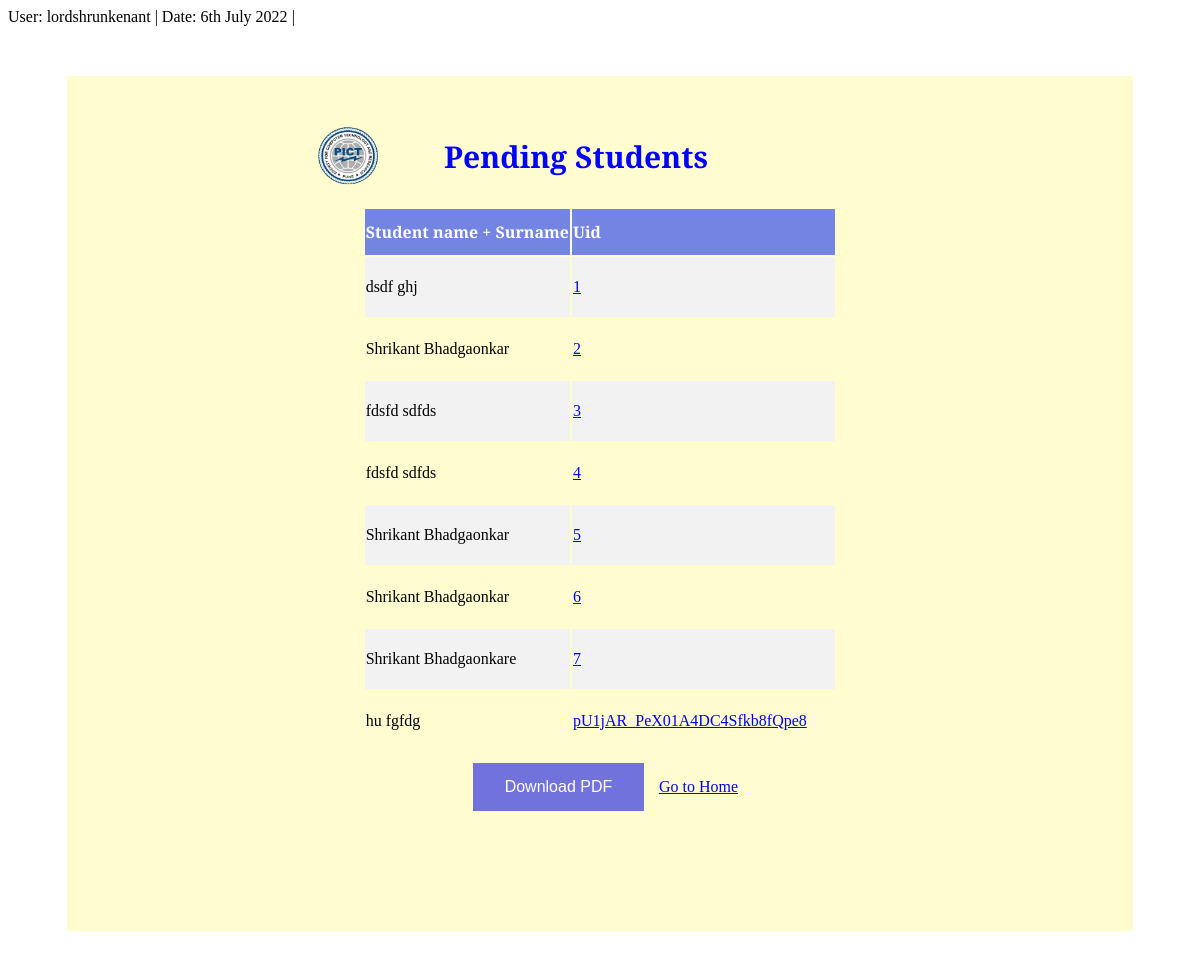
The page /basicform/showpending/ (signed in) on the database as committed earlier.
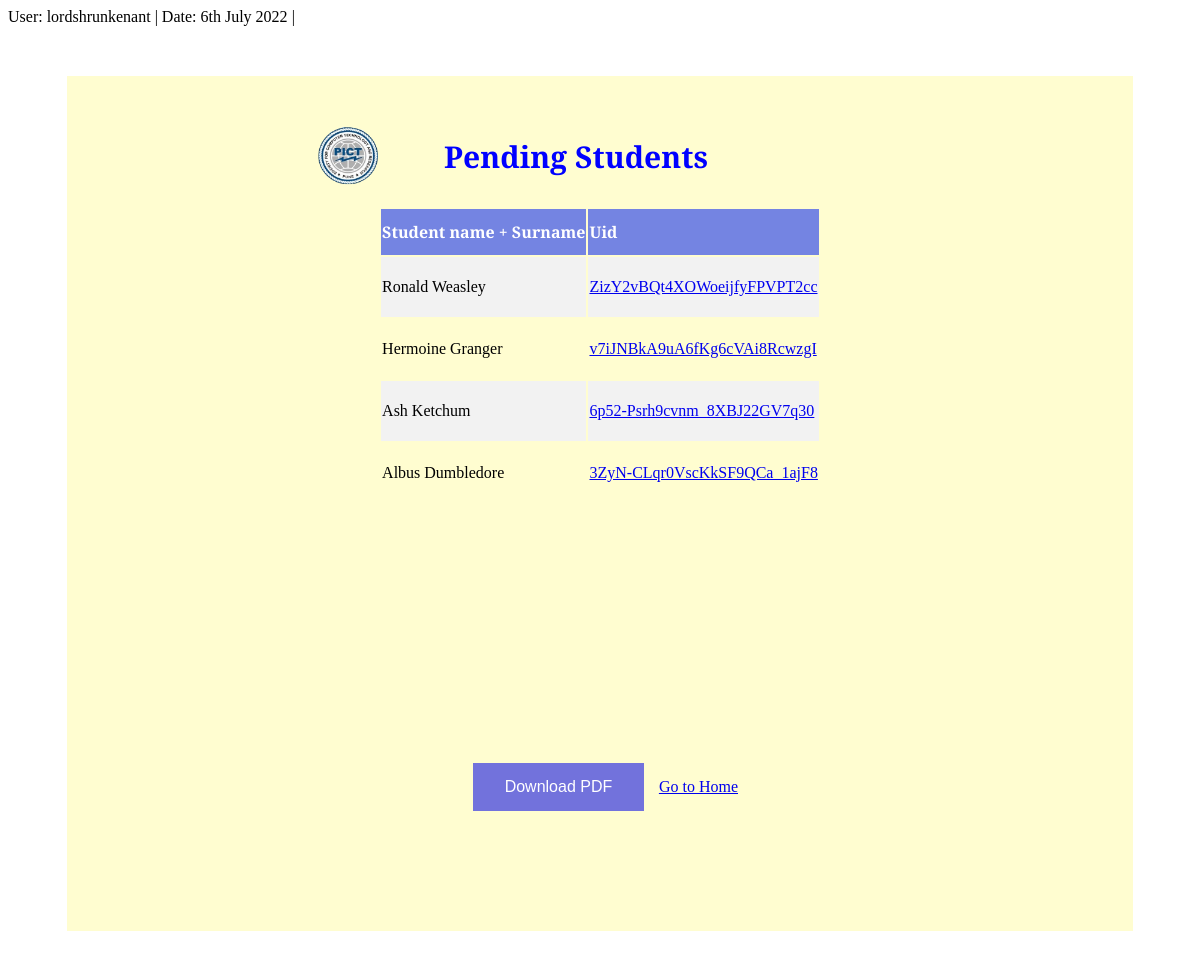
The same page on the database as committed later.
### basicform/models.py (models this page shows, shortened)
class Student(models.Model):
    def pkgen():
        key= b64encode(os.urandom(20))
        try:
            c=Student.objects.get(pk=key)
            return pkgen()
        except Student.DoesNotExist :
            return key
    id = models.CharField(primary_key=True,max_length=28,default=pkgen,unique=True)
    gender_list=[('M','male'),('F','female'),('O','other')]
    cap_choice_list=[(0,0),(1,1),(2,2),(3,3)]
    quota_list=[('institute','insti. lvl'),('pio','pio,J&K,J&kSSS'),('NEUT','NEUT'),('OCI','OCI'),('FN','FN'),('CIWC','CIWC'),('TFWS','TFWS'),('EWS','EWS'),('DEF','DEF')]
    state_list=[('MS','MS'),('OMS','OMS')]
    area_list=[('rural','rural'),('urban','urban')]
    board_list=[('MH','maharashtra'),('CBSE','CBSE'),('ICSE','ICSE'),('Other','Other')]
    branch_list=[('Computer','Computer'),('Data Science','Data Science'),('IT','IT'),('ENTC','ENTC')]
    yesno_list=[('Yes','Yes'),('No','No')]
    category_list=[('SC','SC'),('ST','ST'),('OBC','OBC'),('general','general'),('VJNT','VJNT')]
    first_name=models.CharField(max_length=200,default='o')
    middle_name=models.CharField(max_length=200,default='o')
    last_name=models.CharField(max_length=200,default='o')
    age=models.IntegerField(default=1)
    father_first_name=models.CharField(max_length=200,default='o')
    mother_first_name=models.CharField(max_length=200,default='o')
    father_email=models.EmailField(max_length=200,default='xyz@gmail.com')
    mother_email=models.EmailField(max_length=200,default='xyz@gmail.com')
    father_middle_name=models.CharField(blank=True, max_length=20)
    father_last_name=models.CharField(blank=True, max_length=20)
    mother_middle_name=models.CharField(blank=True, max_length=20)
    mother_last_name=models.CharField(blank=True, max_length=20)
    date_of_birth=models.CharField(max_length=100)
    place_of_birth=models.CharField(max_length=30,default='o')
    mobile_number=models.BigIntegerField(default=1)
    caste=models.CharField(max_length=20,default='o')
    Student_mobile=models.BigIntegerField(default=1)
    Tele_phone=models.BigIntegerField(default=1)
    Blood_group=models.CharField(max_length=3,default='o')
    permanent_address=models.CharField(max_length=200,default='urban')
    District=models.CharField(max_length=30,default='o')
    pin_code=models.IntegerField(default = 1)
    state=models.CharField(max_length=30,choices=state_list,default='MS')
    country=models.CharField(max_length=20,default='o')
    local_address=models.CharField(max_length=200,default='o')
    area=models.CharField(max_length=20,choices=area_list,default='o')
    gender=models.CharField(max_length=10,choices=gender_list,default='M')
    nationality=models.CharField(max_length=20,default='o')
    domicile=models.CharField(max_length=20,default='o')
    caste=models.CharField(max_length=20, default='o')
    subcaste=models.CharField(max_length=20, default='o')
    Religion=models.CharField(max_length=20, default='o')
    HSC_board_marks=models.FloatField(default = 1)
    college_name=models.CharField(max_length=200, default='o')
    college_address=models.CharField(max_length=200, default='o')
    passing_year=models.CharField(max_length=100)
    Jee_main_percentile=models.FloatField(default = 1)
    Jee_adv_percentile=models.FloatField(default=1)
    MHTCET_percentile=models.FloatField(default = 1)
    category=models.CharField(max_length=20,choices=category_list, default='general')
    father_occupation=models.CharField(max_length=20,default='o')
    annual_income=models.IntegerField(default=1)
    academic_year=models.CharField(max_length=20,default='2021-22')
    cap_round=models.IntegerField(choices=cap_choice_list,default=1)
    quota=models.CharField(max_length=20,choices=quota_list,default='institute')
    branch=models.CharField(max_length=20,choices=branch_list,default='Computer')
    aadhar_no=models.IntegerField(default=55555)
    father_mobile=models.IntegerField( default=1)
    mother_mobile=models.IntegerField( default=1)
    email=models.EmailField(default='xyz@gmail.com')
    HSC_board=models.CharField(max_length=10,choices=board_list,default='MH')
    SSC_board=models.CharField(max_length=10,choices=board_list,default='MH')
    HSC_pcm=models.IntegerField(default=1)
    seat_type=models.CharField(max_length=100,default='o')
    first_attempt=models.CharField(max_length=3,choices=yesno_list,default='yes')
    other_info= models.CharField(blank=True,max_length=100)
    marksheet_name=models.CharField(blank=True,max_length=100)

### basicform/views.py (the view)
# urls.py: path('showpending/',ShowPending.as_view(),name='showpending'),
class ShowPending(ListView):
    model=Student

### basicform/templatetags/customtags.py (called while the page is built)
@register.filter(name='has_group')
def has_group(user, group_name):
    return user.groups.filter(name=group_name).exists()

### basicform/templates/basicform/student_list.html (shortened to what this page needs)
{%load static%}
{%load customtags%}
{%if request.user.is_authenticated %}
<link rel='stylesheet' href="{% static 'Base.css' %}">
<div class="name">User: {{user.get_username}} | Date: {% now "jS F Y " %} | {%if user|has_group:"Administrator"%}Adminstration{%elif user|has_group:"Data Entry"%}Data Entry{%endif%}</div>
<div class="home">
<span id="tablee">
  <div class="heading">
    <h3>Pending Students</h3>
    <img src="{% static 'PICT-Logo.png' %}">
  </div>
  <div class="tab">
        <table >
            <tr><th>Student name + Surname</th><th>Uid</th></tr>
        {% for student in object_list %}
            <tr>
                <td>{{student.first_name}} {{student.last_name}}</td>
                <td><a href="/basicform/misadmin" onclick="location.href=this.href+'/{{student.id}}';return false;">{{student.id}}</a></td>
            </tr>
        {% endfor %}
    </table>
  </div>
</span>
  <button onclick="demoFromHTML()">Download PDF</button>
  <a href="{%url 'index' %}">Go to Home</a>
</div>
{%else%}
<h2>Administrative permission needed</h2>
<a href="{%url 'login'%}">Login</a>
{%endif%}

### basicform/statics/Base.css (style rules this page uses)
.home { background-color: #FFFDD0; margin: 50px auto; padding: 110px 0; text-align: center; width: 90%; font-family: 'Arvo', serif; align-items: center; }
.heading { display:inline-block; }
.tab { overflow-y: scroll; width: fit-content; height: 545px; margin: auto; }
tr:nth-child(even) { background-color: #f2f2f2; }
th { padding-top: 12px; padding-bottom: 12px; text-align: left; background-color: #7484e2; color: white; }
button { background-color: #7272dc; border: none; color: white; padding: 15px 32px; text-align: center; text-decoration: none; font-size: 16px; margin:1%; cursor: pointer; }
img { width: 60; margin: -60px 30px; position: absolute; float: left; }
h3 { color: blue; width: 50%; margin: -50px 180px 30px; font-size: 30px; float: right; }

### basicform/templates/basicform/student_list.html (style rules this page uses)
td { height: 60px; }
img { width: 60; margin: -60px 30px; float: left; }
h3 { color: blue; width: 50%; margin: -50px 180px 30px; font-size: 30px; float: right; }

Rows that differ between the two databases and show on the page:
removed Student: first_name "dsdf", last_name "ghj", id "1"
removed Student: first_name "Shrikant", last_name "Bhadgaonkar", id "2"
removed Student: first_name "fdsfd", last_name "sdfds", id "3"
removed Student: first_name "fdsfd", last_name "sdfds", id "4"
removed Student: first_name "Shrikant", last_name "Bhadgaonkar", id "5"
removed Student: first_name "Shrikant", last_name "Bhadgaonkar", id "6"
removed Student: first_name "Shrikant", last_name "Bhadgaonkare", id "7"
removed Student: first_name "hu", last_name "fgfdg", id "pU1jAR_PeX01A4DC4Sfkb8fQpe8"
added Student: first_name "Ronald", last_name "Weasley", id "ZizY2vBQt4XOWoeijfyFPVPT2cc"
added Student: first_name "Hermoine", last_name "Granger", id "v7iJNBkA9uA6fKg6cVAi8RcwzgI"
added Student: first_name "Ash", last_name "Ketchum", id "6p52-Psrh9cvnm_8XBJ22GV7q30"
added Student: first_name "Albus", last_name "Dumbledore", id "3ZyN-CLqr0VscKkSF9QCa_1ajF8"
